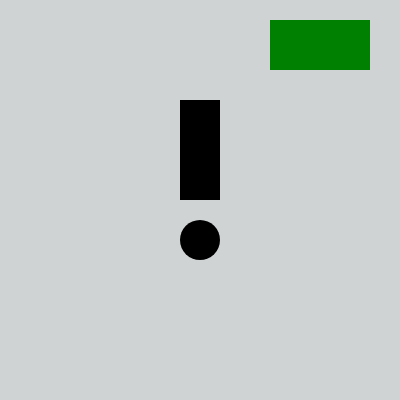
Frame 1 (no input)
Frame 60 (no input): identical to frame 1, image omitted
Frame 120 (the mouse pressed at the canvas centre since frame 60): identical to frame 1, image omitted

The p5.js sketch that drew this single still picture (run headless with seeded random() and noise() and a simulated clock; from frame 60 on, the mouse is pressed at the canvas centre):

// p5.js sketch
// ── sketch.js
/**
 * Adit Garg
 * IGME-101: HW1 DiceRolling, 9/14/18
 * Roll dice on user prompt
 */

"use strict"; //catch some common coding errors
var exclMark, diceButton, rollDice, rollDiceValue, dotXposition;
/**
 * setup : Initialization runs once; called automatically
 * The objectve of this program is allow the user to "roll a dice" by clicking the green button.
 */
function setup() {
	createCanvas(400, 400); //Canvas intialized
	colorMode(HSB, 360, 100, 100); //Max hue, max saturation, and max brightness. And color mode set to HSB
	background(195, 2, 83); //Light gray background
	noStroke();
	exclMark(); //Calls the exclamation mark in function as it would only be drawn once
}

/**
 * draw : Periodically called automatically
 * Summarize code that you add
 */
function draw() {
	diceButton(); //This function draws the button
}

function exclMark() {
	fill("black");
	rect(180, 100, 40, 100); 
	ellipse(200, 240, 40, 40);// The exclamation mark is horizontally and vertically centered on the screen. The center of both 2 objects can be aligned o the canvas' center allowing it to be centered on the screen. 
}

function diceButton() { //The function to draw the dice button
	fill(120, 100, 50);
	rect(270, 20, 100, 50);
}

function mousePressed() {
	if ((mouseX >= 270) && (mouseY >= 20) && (mouseX <= 370) && (mouseY <= 70)) { //Bounding conditions for button created, allowing the "dice to be rolled only when the user clicks inside the "dark green button"
		background(195, 2, 83);// Previous roll/ instance cleared
		rollDice(); //This function rolls the dice
	}
}

function rollDice() {
	dotXposition=40; //Intialize position variable for 'X' position of the dots.
	rollDiceValue = int(random(1, 6)); //Randomly generates a value between 1 to 6 (inclusive). Which is similar to rolling the dice.
	print(rollDiceValue);// Prints the value generated in console.
	fill((random(0, 255)), 100, 100); //Assigns the dots a random hue value between 0 and 255 (inclusive) and ensures each dot has max saturation and brinhtness
	if (rollDiceValue >= 1) {//each if block draws the dot once, depending on the value of the roll.
		ellipse(dotXposition, 250, 40, 40);
	}
	if (rollDiceValue >= 2) {
		dotXposition+=60;
		ellipse(dotXposition, 250, 40, 40);
	}
	if (rollDiceValue >= 3) {
		dotXposition+=60;
		ellipse(dotXposition, 250, 40, 40);
	}
	if (rollDiceValue >= 4) {
		dotXposition+=60;
		ellipse(dotXposition, 250, 40, 40);
	}
	if (rollDiceValue >= 5) {
		dotXposition+=60;
		ellipse(dotXposition, 250, 40, 40);
	}
	if (rollDiceValue >= 6) {
		dotXposition+=60;
		ellipse(dotXposition, 250, 40, 40);
	}

}
